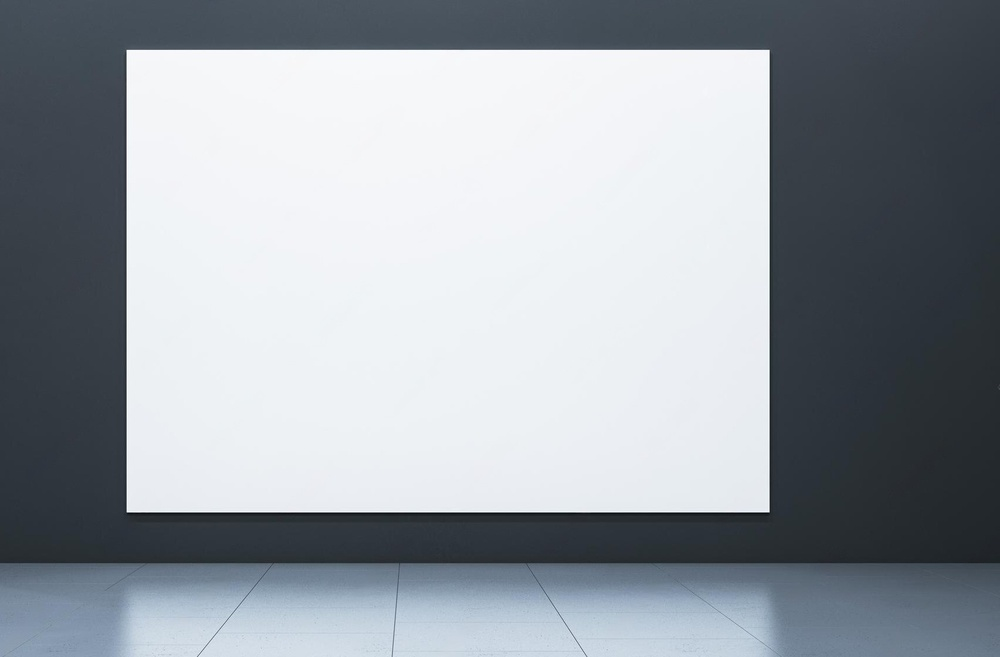
#> input picture PythonProject_save_the_turtles/Tests/scene_detection_and_calibration/img2.jpeg, 1000 x 657 px, shrunk from 1705 x 1120 before the run
$ python test3.py
#> lines starting #> are read from the running program, lines starting #| are printed output that depends on the picture; after the words box and inside, x2 and y2 are one past the last pixel; in counts of white or black regions, pixels touching at a corner belong together
#> further down, image is the input picture: shape (657, 1000, 3); mean B, G, R 162.6, 155.8, 149.5
import cv2
import numpy as np

def auto_detect_edges(image):
    # Convertir en niveaux de gris
    gray = cv2.cvtColor(image, cv2.COLOR_BGR2GRAY)
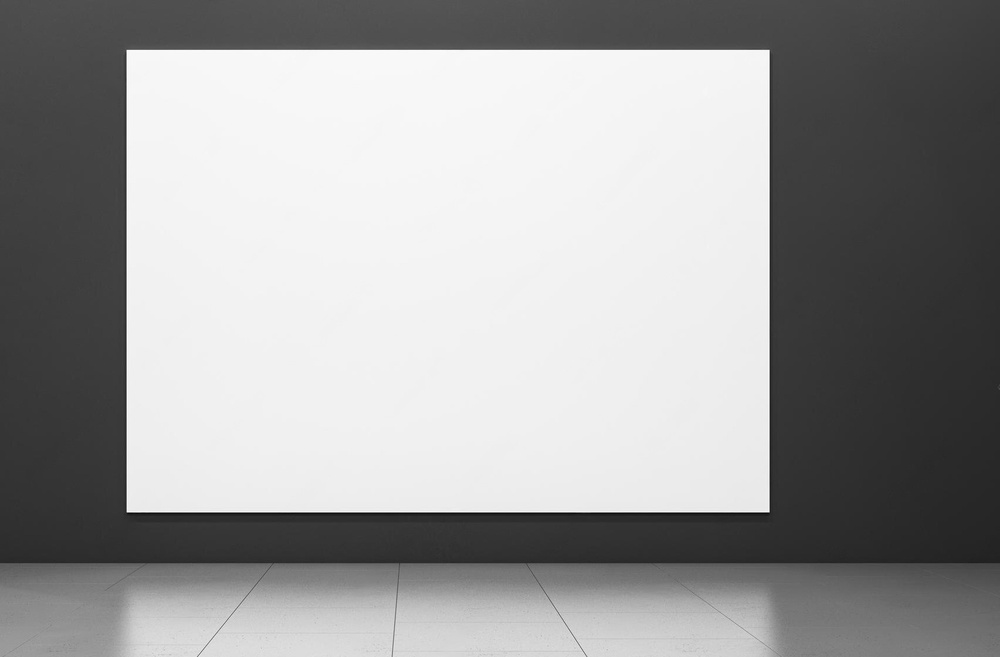
#> gray: shape (657, 1000); min 7, max 255, mean 154.7

    # Améliorer le contraste
    equ = cv2.equalizeHist(gray)
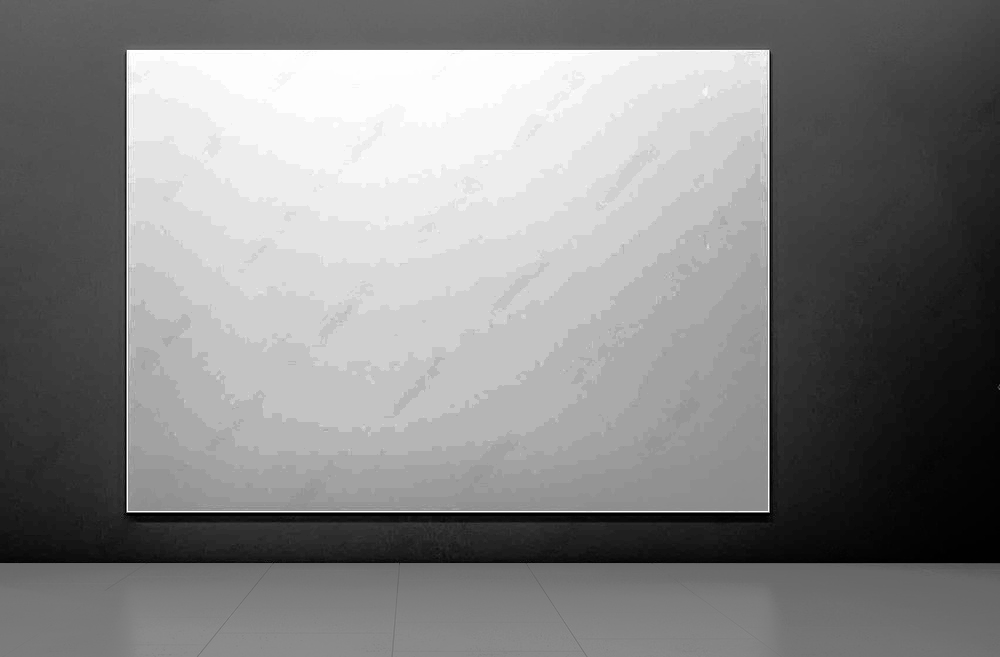
#> equ: shape (657, 1000); min 0, max 255, mean 130.2

    # Seuillage adaptatif
    thresh = cv2.adaptiveThreshold(equ, 255, cv2.ADAPTIVE_THRESH_MEAN_C, cv2.THRESH_BINARY_INV, 11, 2)
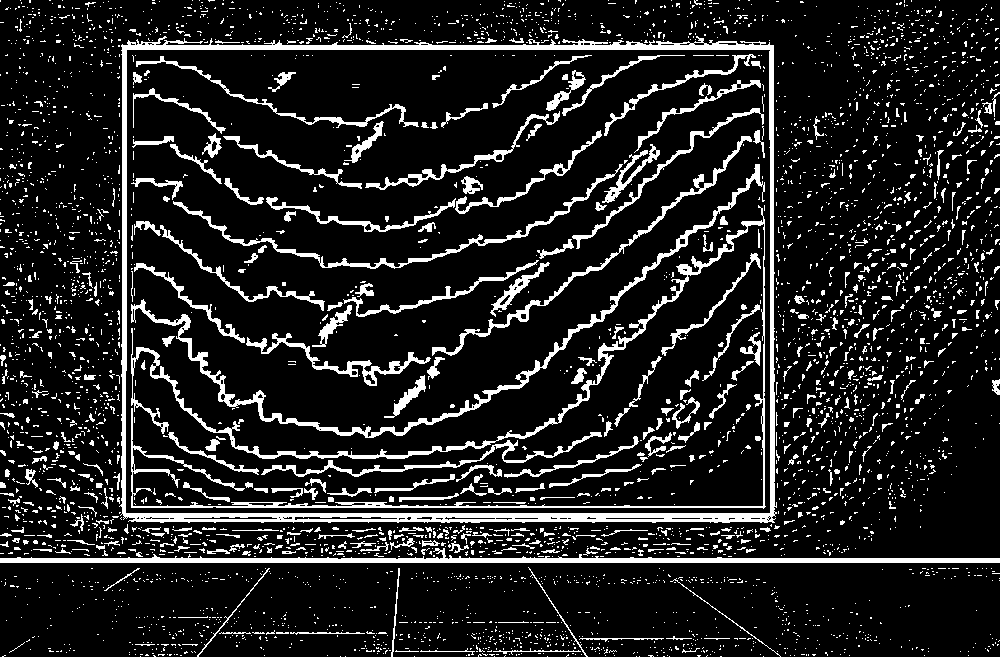
#> thresh: shape (657, 1000); 13% white; 4204 white regions (3805 under 20 px), largest, box (x1, y1, x2, y2) and area: (119, 36, 777, 523) 13611, (131, 205, 766, 509) 7314, (0, 548, 1000, 563) 5151

    # Opérations morphologiques pour éliminer le bruit
    kernel = np.ones((3,3),np.uint8)
    opening = cv2.morphologyEx(thresh, cv2.MORPH_OPEN, kernel, iterations = 2)
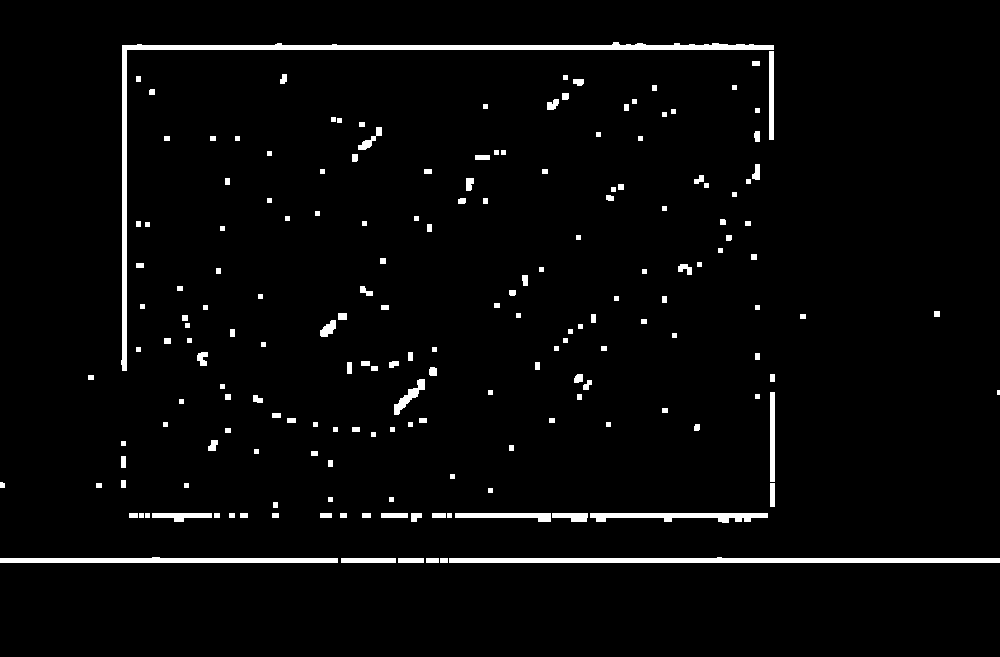
#> opening: shape (657, 1000); 3% white; 183 white regions (1 under 20 px), largest, box (x1, y1, x2, y2) and area: (121, 42, 774, 371) 4994, (449, 557, 1000, 563) 2760, (0, 557, 338, 563) 1698

    # Élargir la zone de l'image pour être sûr que le fond est présent
    sure_bg = cv2.dilate(opening, kernel, iterations=3)
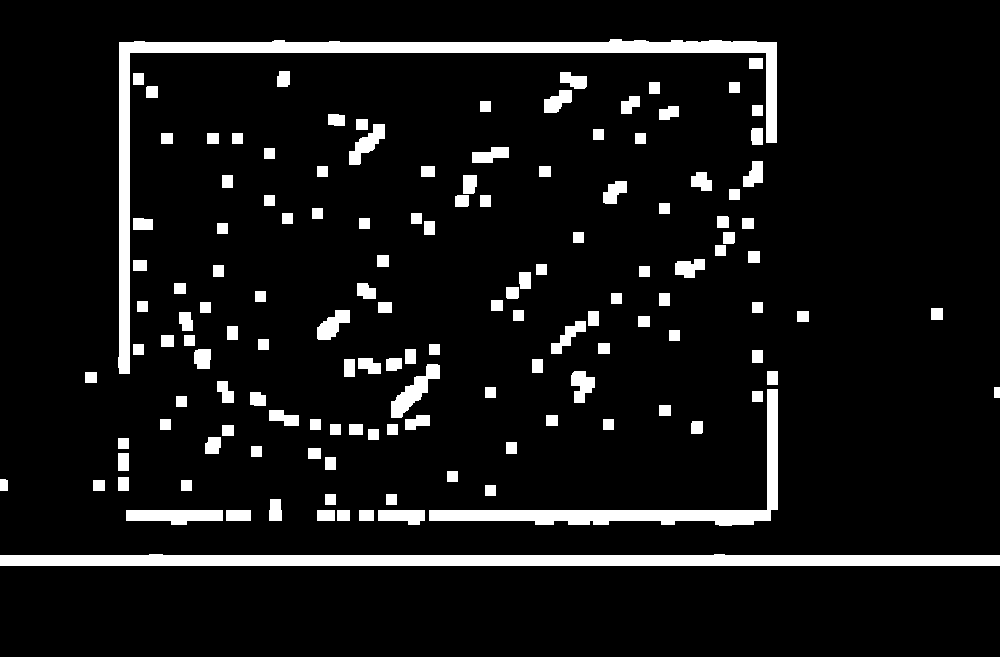
#> sure_bg: shape (657, 1000); 8.3% white; 138 white regions

    # Trouver les contours
    contours, _ = cv2.findContours(sure_bg, cv2.RETR_EXTERNAL, cv2.CHAIN_APPROX_SIMPLE)
#> contours = 138 contours; largest, box (x1, y1, x2, y2) and area: (118, 39, 777, 374) 10914, (0, 554, 1000, 566) 10015, (429, 389, 778, 526) 5052, (126, 510, 223, 525) 1021, (391, 364, 440, 418) 902

    # Si aucun contour n'est trouvé, retourner None
    if not contours:
        return None

    # Trouver le plus grand contour en supposant qu'il représente la scène
    max_contour = max(contours, key=cv2.contourArea)
#> max_contour = contour of 63 points, box (x1, y1, x2, y2) (118, 39, 777, 374), area 10914

    # Approximer le contour pour obtenir 4 coins
    peri = cv2.arcLength(max_contour, True)
#> peri = 2170.2
    corners = cv2.approxPolyDP(max_contour, 0.02 * peri, True)
#> corners = [[776, 42], [119, 42], [119, 373], [130, 52], [765, 52], [776, 142]]

    # Si nous n'obtenons pas 4 coins, retourner None
    if len(corners) != 4:
        return None

    return corners.reshape(4, 2)

image = cv2.imread('img2.jpeg')
contour_points = auto_detect_edges(image)

if contour_points is not None:
    # Vous pouvez maintenant utiliser contour_points comme vos points src pour la transformation de perspective
    print(contour_points)
    cv2.drawContours(image, [contour_points], -1, (0, 255, 0), 2)
    cv2.imshow('Detected Scene', image)
    cv2.waitKey(0)
    cv2.destroyAllWindows()
else:
    print("No suitable contour found")

$ run again, with PythonProject_save_the_turtles/Tests/scene_detection_and_calibration/floor2.png saved as PythonProject_save_the_turtles/Tests/scene_detection_and_calibration/img2.jpeg
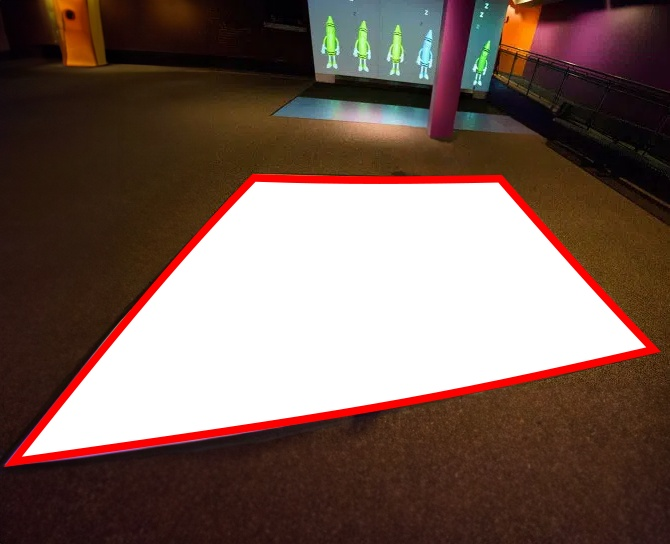
#> input picture PythonProject_save_the_turtles/Tests/scene_detection_and_calibration/floor2.png, 670 x 544 px
#> image is the input picture: shape (544, 670, 3); mean B, G, R 87.1, 95.9, 118.8
#> in auto_detect_edges, `thresh = cv2.adaptiveThreshold(equ, 255, cv2.ADAPTIVE_THRESH_MEAN_C, c..`:
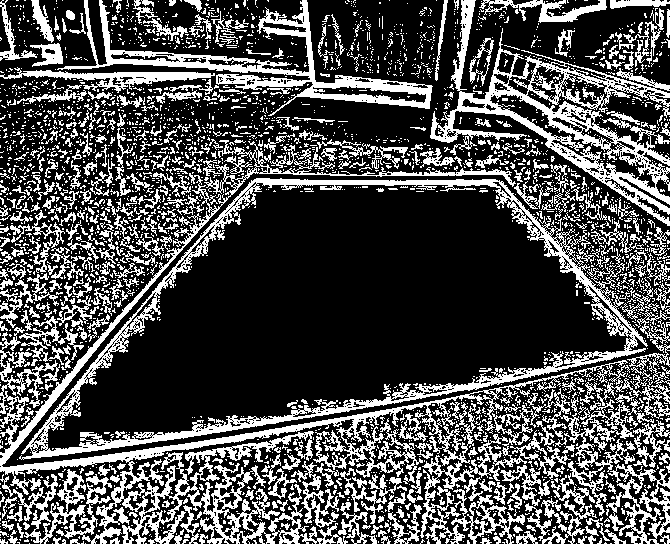
#> thresh: shape (544, 670); 30.4% white; 2970 white regions (2552 under 20 px), largest, box (x1, y1, x2, y2) and area: (0, 140, 630, 544) 26937, (19, 178, 648, 460) 12843, (430, 0, 670, 226) 10589
#> opening: shape (544, 670); 5.1% white; 174 white regions (4 under 20 px), largest, box (x1, y1, x2, y2) and area: (5, 430, 272, 473) 1705, (0, 347, 95, 465) 989, (100, 5, 216, 70) 943
#> in auto_detect_edges, `sure_bg = cv2.dilate(opening, kernel, iterations=3)`:
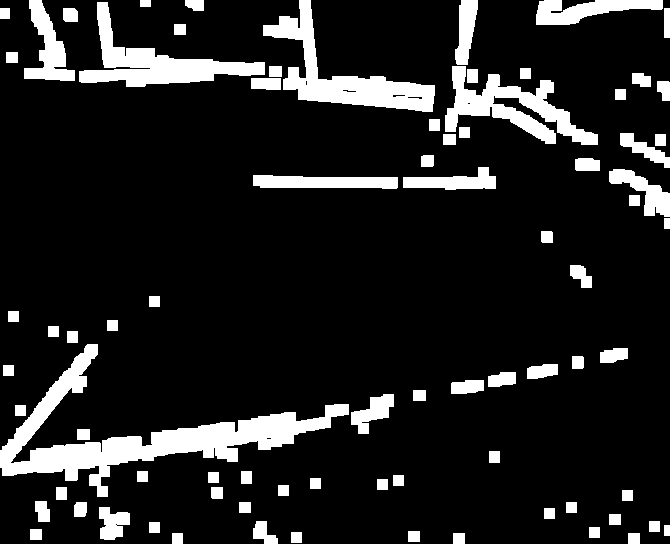
#> sure_bg: shape (544, 670); 13.1% white; 79 white regions
#> contours = 79 contours; largest, box (x1, y1, x2, y2) and area: (0, 344, 349, 497) 10538, (263, 0, 435, 112) 5192, (79, 2, 265, 87) 4465, (445, 66, 598, 145) 4151, (24, 0, 75, 81) 1694
#> max_contour = contour of 377 points, box (x1, y1, x2, y2) (0, 344, 349, 497), area 10538
#> peri = 1434.6
#> corners = [[0, 467], [107, 496], [107, 464], [348, 404], [11, 463], [87, 344]]

$ run again, with PythonProject_save_the_turtles/Tests/scene_detection_and_calibration/floor3.png saved as PythonProject_save_the_turtles/Tests/scene_detection_and_calibration/img2.jpeg
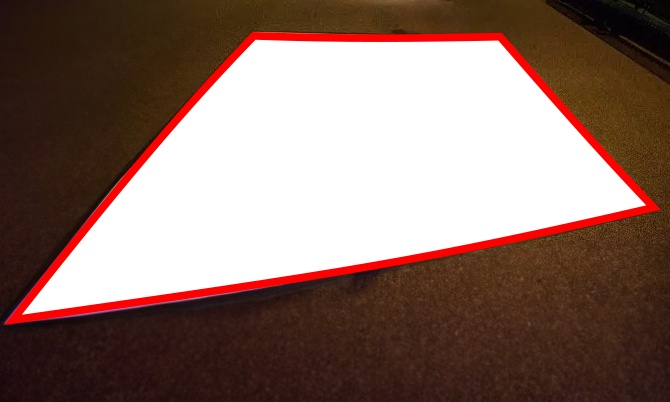
#> input picture PythonProject_save_the_turtles/Tests/scene_detection_and_calibration/floor3.png, 670 x 402 px
#> image is the input picture: shape (402, 670, 3); mean B, G, R 103.3, 112.3, 137.6
#> in auto_detect_edges, `thresh = cv2.adaptiveThreshold(equ, 255, cv2.ADAPTIVE_THRESH_MEAN_C, c..`:
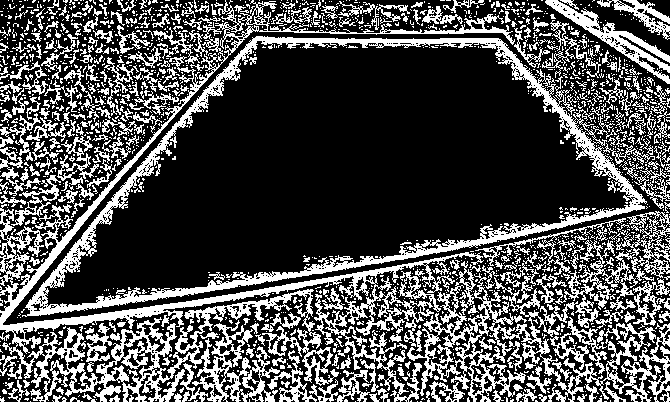
#> thresh: shape (402, 670); 30.7% white; 1811 white regions (1493 under 20 px), largest, box (x1, y1, x2, y2) and area: (0, 0, 515, 402) 23688, (22, 36, 647, 317) 12784, (407, 261, 670, 402) 8333
#> opening: shape (402, 670); 4.5% white; 142 white regions (2 under 20 px), largest, box (x1, y1, x2, y2) and area: (0, 214, 327, 331) 3099, (139, 280, 246, 301) 656, (40, 296, 136, 315) 564
#> sure_bg: shape (402, 670); 12.2% white; 54 white regions
#> contours = 54 contours; largest, box (x1, y1, x2, y2) and area: (0, 198, 644, 345) 16138, (408, 25, 540, 88) 1854, (606, 28, 670, 87) 1378, (248, 33, 350, 49) 1108, (541, 88, 594, 149) 881
#> max_contour = contour of 578 points, box (x1, y1, x2, y2) (0, 198, 644, 345), area 16138
#> peri = 2064.4
#> corners = [[0, 332], [643, 202], [11, 321], [90, 198]]
#| [[  0 332]
#|  [643 202]
#|  [ 11 321]
#|  [ 90 198]]
#> `cv2.drawContours(image, [contour_points], -1, (0, 255, 0), 2)`:
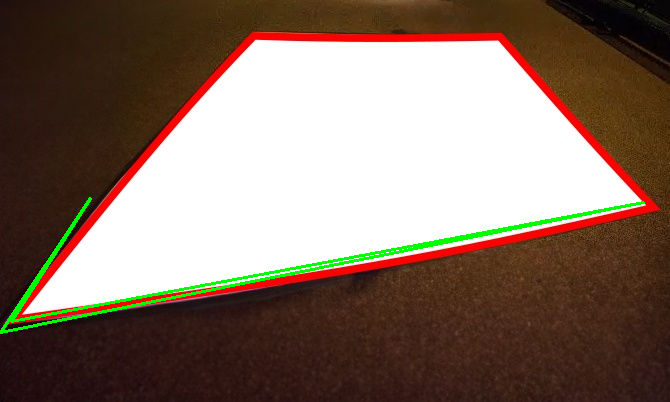
#> image: shape (402, 670, 3); 1.57% of pixels changed, all inside (x1, y1, x2, y2) = (0, 197, 645, 334)
